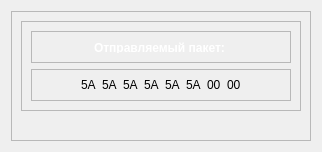
            <widget class="QWidget" name="page_Camera">
             <layout class="QHBoxLayout" name="horizontalLayout_12">
              <item>
               <widget class="QFrame" name="frame_10">
                <property name="frameShape">
                 <enum>QFrame::StyledPanel</enum>
                </property>
                <property name="frameShadow">
                 <enum>QFrame::Raised</enum>
                </property>
                <layout class="QVBoxLayout" name="verticalLayout_3">
                 <item>
                  <widget class="QFrame" name="frame_13">
                   <property name="minimumSize">
                    <size>
                     <width>0</width>
                     <height>0</height>
                    </size>
                   </property>
                   <property name="maximumSize">
                    <size>
                     <width>16777215</width>
                     <height>90</height>
                    </size>
                   </property>
                   <property name="frameShape">
                    <enum>QFrame::StyledPanel</enum>
                   </property>
                   <property name="frameShadow">
                    <enum>QFrame::Raised</enum>
                   </property>
                   <layout class="QVBoxLayout" name="verticalLayout_9">
                    <item>
                     <widget class="QFrame" name="frame_14">
                      <property name="minimumSize">
                       <size>
                        <width>0</width>
                        <height>0</height>
                       </size>
                      </property>
                      <property name="maximumSize">
                       <size>
                        <width>16777215</width>
                        <height>40</height>
                       </size>
                      </property>
                      <property name="frameShape">
                       <enum>QFrame::StyledPanel</enum>
                      </property>
                      <property name="frameShadow">
                       <enum>QFrame::Raised</enum>
                      </property>
                      <layout class="QHBoxLayout" name="horizontalLayout_13">
                       <item>
                        <spacer name="horizontalSpacer_14">
                         <property name="orientation">
                          <enum>Qt::Horizontal</enum>
                         </property>
                         <property name="sizeHint" stdset="0">
                          <size>
                           <width>40</width>
                           <height>20</height>
                          </size>
                         </property>
                        </spacer>
                       </item>
                       <item>
                        <widget class="QLabel" name="labelSendingPacket_2">
                         <property name="font">
                          <font>
                           <pointsize>9</pointsize>
                           <bold>true</bold>
                          </font>
                         </property>
                         <property name="styleSheet">
                          <string notr="true">color: rgb(255, 255, 255);</string>
                         </property>
                         <property name="text">
                          <string>Отправляемый пакет: </string>
                         </property>
                         <property name="alignment">
                          <set>Qt::AlignLeading|Qt::AlignLeft|Qt::AlignTop</set>
                         </property>
                        </widget>
                       </item>
                       <item>
                        <spacer name="horizontalSpacer_15">
                         <property name="orientation">
                          <enum>Qt::Horizontal</enum>
                         </property>
                         <property name="sizeHint" stdset="0">
                          <size>
                           <width>40</width>
                           <height>20</height>
                          </size>
                         </property>
                        </spacer>
                       </item>
                      </layout>
                     </widget>
                    </item>
                    <item>
                     <widget class="QFrame" name="frame_15">
                      <property name="maximumSize">
                       <size>
                        <width>16777215</width>
                        <height>50</height>
                       </size>
                      </property>
                      <property name="frameShape">
                       <enum>QFrame::StyledPanel</enum>
                      </property>
                      <property name="frameShadow">
                       <enum>QFrame::Raised</enum>
                      </property>
                      <layout class="QHBoxLayout" name="horizontalLayout_14">
                       <item>
                        <spacer name="horizontalSpacer_16">
                         <property name="orientation">
                          <enum>Qt::Horizontal</enum>
                         </property>
                         <property name="sizeHint" stdset="0">
                          <size>
                           <width>40</width>
                           <height>20</height>
                          </size>
                         </property>
                        </spacer>
                       </item>
                       <item>
                        <widget class="QLabel" name="packet_1st_byte_2">
                         <property name="text">
                          <string>5A</string>
                         </property>
                        </widget>
                       </item>
                       <item>
                        <widget class="QLabel" name="packet_2nd_byte_2">
                         <property name="text">
                          <string>5A</string>
                         </property>
                        </widget>
                       </item>
                       <item>
                        <widget class="QLabel" name="packet_3rd_byte_2">
                         <property name="text">
                          <string>5A</string>
                         </property>
                        </widget>
                       </item>
                       <item>
                        <widget class="QLabel" name="packet_4th_byte_2">
                         <property name="text">
                          <string>5A</string>
                         </property>
                        </widget>
                       </item>
                       <item>
                        <widget class="QLabel" name="packet_5th_byte_2">
                         <property name="text">
                          <string>5A</string>
                         </property>
                        </widget>
                       </item>
                       <item>
                        <widget class="QLabel" name="packet_6th_byte_2">
                         <property name="text">
                          <string>5A</string>
                         </property>
                        </widget>
                       </item>
                       <item>
                        <widget class="QLabel" name="label_Servo1Packet_2">
                         <property name="text">
                          <string>00</string>
                         </property>
                        </widget>
                       </item>
                       <item>
                        <widget class="QLabel" name="label_Servo2Packet_2">
                         <property name="text">
                          <string>00</string>
                         </property>
                        </widget>
                       </item>
                       <item>
                        <spacer name="horizontalSpacer_17">
                         <property name="orientation">
                          <enum>Qt::Horizontal</enum>
                         </property>
                         <property name="sizeHint" stdset="0">
                          <size>
                           <width>40</width>
                           <height>20</height>
                          </size>
                         </property>
                        </spacer>
                       </item>
                      </layout>
                     </widget>
                    </item>
                   </layout>
                  </widget>
                 </item>
                 <item>
                  <widget class="QLabel" name="FeedLabel">
                   <property name="sizePolicy">
                    <sizepolicy hsizetype="Expanding" vsizetype="Expanding">
                     <horstretch>0</horstretch>
                     <verstretch>0</verstretch>
                    </sizepolicy>
                   </property>
                   <property name="text">
                    <string/>
                   </property>
                   <property name="scaledContents">
                    <bool>true</bool>
                   </property>
                   <property name="alignment">
                    <set>Qt::AlignCenter</set>
                   </property>
                   <property name="wordWrap">
                    <bool>false</bool>
                   </property>
                  </widget>
                 </item>
                </layout>
               </widget>
              </item>
             </layout>
            </widget>
